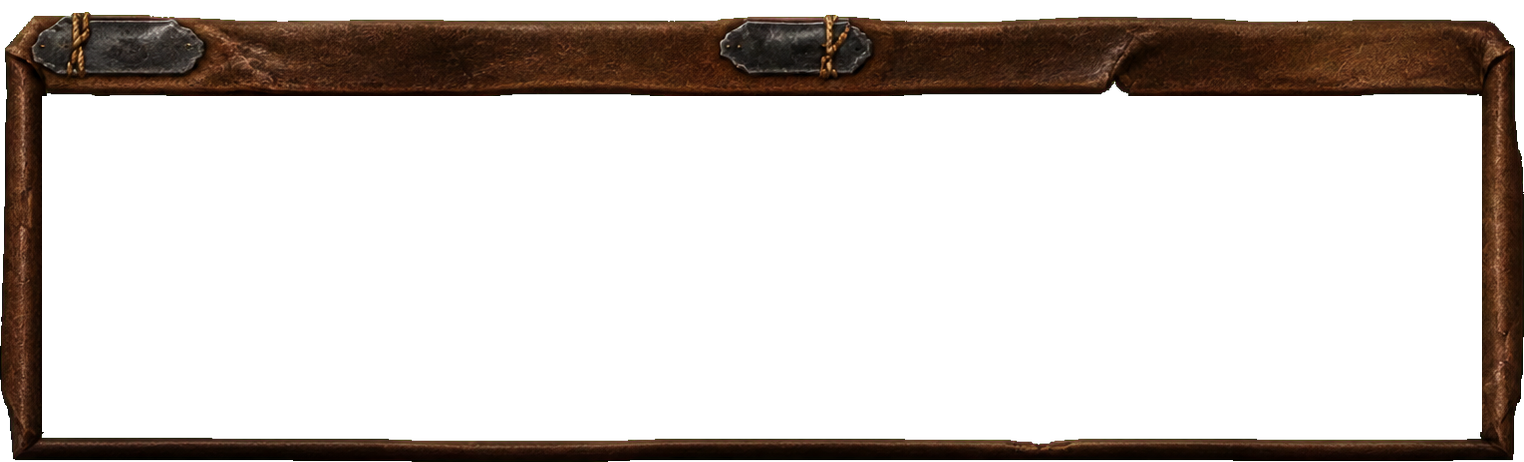
#> input picture assets/source/unitframes/player-v5/UnitFramePlayerShell_SourceV5.png, 1524 x 462 px; its folder holds 2 pictures in this run
$ python build_unitframes_player_v5_runtime.py
#> lines starting #> are read from the running program, lines starting #| are printed output that depends on the picture; after the words box and inside, x2 and y2 are one past the last pixel; in counts of white or black regions, pixels touching at a corner belong together
### tools/runtime_texture_compat.py
"""Vanilla WoW compatible containers for accepted runtime pixels."""

from __future__ import annotations

from PIL import Image


VANILLA_MAX_TEXTURE_SIZE = 1024
DEFAULT_RUNTIME_TEXEL_DENSITY = 2


def is_power_of_two(value: int) -> bool:
    return value > 0 and value & (value - 1) == 0


def next_power_of_two(value: int) -> int:
    if value <= 0:
        raise ValueError(f"texture dimension must be positive: {value}")
    return 1 << (value - 1).bit_length()


def power_of_two_size(size: tuple[int, int]) -> tuple[int, int]:
    texture_size = tuple(next_power_of_two(value) for value in size)
    if max(texture_size) > VANILLA_MAX_TEXTURE_SIZE:
        raise ValueError(
            "Turtle WoW 1.12 runtime texture exceeds 1024px: "
            f"logical={size}, texture={texture_size}"
        )
    return texture_size


# [22 lines left out: functions sampled_size, sampled_content_uv, not called in this run]


def pad_to_power_of_two(image: Image.Image) -> Image.Image:
    """Place exact logical RGBA pixels at the top-left of a transparent POT TGA."""

    logical = image.convert("RGBA")
    texture_size = power_of_two_size(logical.size)
    texture = Image.new("RGBA", texture_size, (0, 0, 0, 0))
    texture.paste(logical, (0, 0))
    return texture


def content_uv(
    logical_size: tuple[int, int],
    texture_size: tuple[int, int] | None = None,
) -> list[float]:
    texture_width, texture_height = texture_size or power_of_two_size(logical_size)
    logical_width, logical_height = logical_size
    return [
        0.0,
        logical_width / texture_width,
        0.0,
        logical_height / texture_height,
    ]

### tools/build_unitframes_player_v5_runtime.py
#!/usr/bin/env python3
"""Export the accepted Player V5 shell at two texels per UI unit."""

from __future__ import annotations

import hashlib
import json
import struct
from pathlib import Path
from typing import Any

from PIL import Image, ImageChops

from runtime_texture_compat import content_uv, pad_to_power_of_two, power_of_two_size


ROOT = Path(__file__).resolve().parents[1]
SOURCE_DIR = ROOT / "assets/source/unitframes/player-v5"
SOURCE = SOURCE_DIR / "UnitFramePlayerShell_SourceV5.png"
RUNTIME_MASTER = SOURCE_DIR / "UnitFramePlayerShell_RuntimeMasterV5.png"
SOURCE_MANIFEST = SOURCE_DIR / "UF-PLAYER-V5_SourceManifest_v1.json"
RUNTIME_MANIFEST = SOURCE_DIR / "UF-PLAYER-V5_RuntimeManifest_v1.json"
RUNTIME = (
    ROOT
    / "addon/AzerothExpeditionUI/Media/UnitFrames/UnitFramePlayerShellV5.tga"
)

SOURCE_SIZE = (1524, 462)
LOGICAL_SIZE = (254, 77)
SAMPLED_SIZE = (508, 154)
TEXTURE_SIZE = power_of_two_size(SAMPLED_SIZE)
TEXELS_PER_UI = 2
SOURCE_SAFE = (42, 96, 1482, 432)
RUNTIME_SAFE = (7, 16, 247, 72)
SAMPLED_SAFE = (14, 32, 494, 144)
SOURCE_SHA256 = "ec74c829d18553cc78ab95a4ae1a01fc392d2efc2157e42a4a5166f7f0cf903d"
RUNTIME_MASTER_SHA256 = "d449b8bd1dfef1a073ca69cecc57e2c7cb0d38e4a4fb9961bd60f8467253ecbc"
RAW_SHA256 = "5b0f588d66ba75a811dac7528b1c6064782d2c653dcc602c4f79c6ba6a0290e8"


def sha256(path: Path) -> str:
    return hashlib.sha256(path.read_bytes()).hexdigest()


def pixel_sha256(image: Image.Image) -> str:
    return hashlib.sha256(image.convert("RGBA").tobytes()).hexdigest()


def repository_path(path: Path) -> str:
    return path.resolve().relative_to(ROOT).as_posix()


def transparent_rgb_nonzero(image: Image.Image) -> int:
    return sum(
        1
        for red, green, blue, alpha in image.convert("RGBA").getdata()
        if alpha == 0 and (red or green or blue)
    )


def visible_green_pixels(image: Image.Image) -> int:
    return sum(
        1
        for red, green, blue, alpha in image.convert("RGBA").getdata()
        if alpha and red <= 32 and green >= 224 and blue <= 32
    )


def alpha_max(image: Image.Image, box: tuple[int, int, int, int]) -> int:
    return max(image.getchannel("A").crop(box).getdata(), default=0)


def metrics(image: Image.Image) -> dict[str, Any]:
    rgba = image.convert("RGBA")
    alpha = rgba.getchannel("A")
    histogram = alpha.histogram()
    return {
        "size": list(rgba.size),
        "mode": rgba.mode,
        "pixel_sha256": pixel_sha256(rgba),
        "visible_bbox_exclusive": list(alpha.getbbox() or (0, 0, 0, 0)),
        "transparent_pixels": histogram[0],
        "partially_transparent_pixels": sum(histogram[1:255]),
        "opaque_pixels": histogram[255],
        "visible_green_spill_pixels": visible_green_pixels(rgba),
        "transparent_rgb_nonzero_pixels": transparent_rgb_nonzero(rgba),
    }


def load_exact(path: Path, expected_size: tuple[int, int], expected_sha: str) -> Image.Image:
#> called with expected_size = (1524, 462)
    if sha256(path) != expected_sha:
        raise ValueError(f"accepted file SHA-256 changed: {path}")
    with Image.open(path) as opened:
#> opened is the input picture: PIL image 1524x462 RGBA; mean R, G, B, A 15.5, 9.2, 5.1, 62.4
#> call 2 of load_exact, with expected_size = (254, 77)
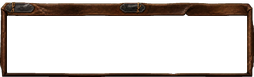
#> input picture assets/source/unitframes/player-v5/UnitFramePlayerShell_RuntimeMasterV5.png, 254 x 77 px
#> in load_exact, opened is the input picture: PIL image 254x77 RGBA; mean R, G, B, A 17.5, 10.4, 6, 62.2
        image = opened.convert("RGBA")
    if image.size != expected_size:
        raise ValueError(f"accepted file must remain {expected_size}: {path}")
    # The accepted runtime contains one pure-green edge pixel at Alpha 1 from
    # the authorized LANCZOS pass. Its exact SHA is authoritative; do not
    # silently alter it during promotion. Transparent pixels must still keep
    # zero RGB so the padded container cannot bleed colour.
    if transparent_rgb_nonzero(image):
        raise ValueError(f"accepted transparency changed: {path}")
    return image


def tga_header(path: Path) -> dict[str, Any]:
    data = path.read_bytes()
    if len(data) < 18:
        raise ValueError(f"TGA header is incomplete: {path}")
    width, height = struct.unpack("<HH", data[12:16])
    return {
        "image_type": data[2],
        "width": width,
        "height": height,
        "bits_per_pixel": data[16],
        "descriptor": data[17],
        "top_origin": bool(data[17] & 0x20),
    }


def clear_transparent_rgb(image: Image.Image) -> Image.Image:
    rgba = image.convert("RGBA")
    red, green, blue, alpha = rgba.split()
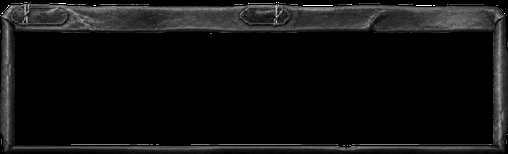
#> red: PIL image 508x154 L; min 0, max 255, mean 17
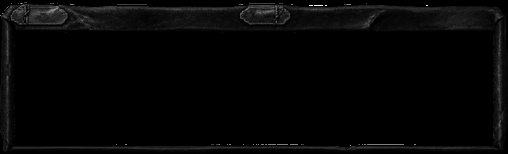
#> blue: PIL image 508x154 L; min 0, max 255, mean 5.6
    visible = alpha.point(lambda value: 255 if value else 0)
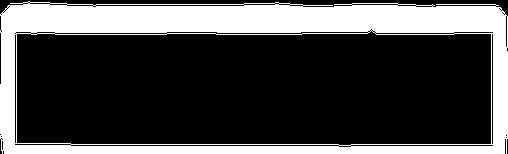
#> visible: PIL image 508x154 L; 28.8% white; 1 white region, box (x1, y1, x2, y2) and area: (0, 1, 508, 154) 22535
    zero = Image.new("L", rgba.size, 0)
#> zero: PIL image 508x154 L; every value is 0
    return Image.merge(
        "RGBA",
        (
            Image.composite(red, zero, visible),
            Image.composite(green, zero, visible),
            Image.composite(blue, zero, visible),
            alpha,
        ),
    )


def export_runtime(source: Image.Image) -> Image.Image:
    RUNTIME.parent.mkdir(parents=True, exist_ok=True)
    sampled = clear_transparent_rgb(
        source.resize(SAMPLED_SIZE, Image.Resampling.LANCZOS)
    )
    sampled.paste((0, 0, 0, 0), SAMPLED_SAFE)
    sampled = clear_transparent_rgb(sampled)
#> in clear_transparent_rgb (call 2), `visible = alpha.point(lambda value: 255 if value else 0)`: visible: PIL image 508x154 L; 27.2% white; 1 white region, box (x1, y1, x2, y2) and area: (0, 1, 508, 154) 21280
    texture = pad_to_power_of_two(sampled)
#> in pad_to_power_of_two, `texture = Image.new("RGBA", texture_size, (0, 0, 0, 0))`: texture: PIL image 512x256 RGBA; every value is 0
#> in pad_to_power_of_two, `texture.paste(logical, (0, 0))`:
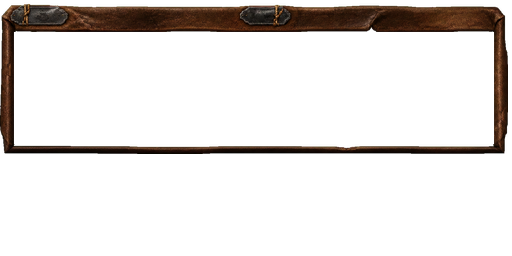
#> texture: PIL image 512x256 RGBA; mean R, G, B, A 10, 5.9, 3.3, 37.2; transparent parts drawn white
    texture.save(RUNTIME, format="TGA")
    with Image.open(RUNTIME) as opened:
        roundtrip = opened.convert("RGBA")
    if ImageChops.difference(roundtrip, texture).getbbox() is not None:
        raise ValueError("TGA roundtrip changed the padded texture")
    sampled_roundtrip = roundtrip.crop((0, 0, *SAMPLED_SIZE))
    if ImageChops.difference(sampled_roundtrip, sampled).getbbox() is not None:
        raise ValueError("TGA export changed accepted sampled pixels")
    header = tga_header(RUNTIME)
    if (
        header["image_type"] != 2
        or header["bits_per_pixel"] != 32
        or (header["width"], header["height"]) != TEXTURE_SIZE
    ):
        raise ValueError(f"invalid Turtle WoW runtime TGA: {header}")
    return sampled_roundtrip


def write_json(path: Path, payload: dict[str, Any]) -> None:
    path.parent.mkdir(parents=True, exist_ok=True)
    path.write_text(
        json.dumps(payload, ensure_ascii=False, indent=2) + "\n",
        encoding="utf-8",
    )


def main() -> int:
    source = load_exact(SOURCE, SOURCE_SIZE, SOURCE_SHA256)
    runtime_master = load_exact(
        RUNTIME_MASTER, LOGICAL_SIZE, RUNTIME_MASTER_SHA256
    )
    if alpha_max(source, SOURCE_SAFE) != 0:
        raise ValueError("accepted source dynamic hard-clear region is no longer empty")
    if alpha_max(runtime_master, (7, 16, 247, 72)) != 0:
        raise ValueError("accepted runtime dynamic hard-clear region is no longer empty")

    runtime_roundtrip = export_runtime(source)
    if alpha_max(runtime_roundtrip, SAMPLED_SAFE) != 0:
        raise ValueError("2x runtime dynamic hard-clear region is no longer empty")
    runtime_header = tga_header(RUNTIME)
#> runtime_header = {'image_type': 2, 'width': 512, 'height': 256, 'bits_per_pixel': 32, 'descriptor': 8, 'top_origin': False}

    write_json(
        SOURCE_MANIFEST,
        {
            "schema": "aeui-unitframes-player-v5-source-manifest-v1",
            "schema_version": 1,
            "module": "unitframes",
            "batch": "UF-PLAYER-SHELL-V5-A1",
            "component": "UF.PLAYER.SHELL",
            "status": "accepted-source",
            "phase": "P4",
            "accepted_on": "2026-08-17",
            "user_acceptance": {
                "statement": "接受 UF-PLAYER-SHELL-V5-A1 attempt 3 的 exact pixels；允许提升 source/runtime、导出正式媒体并接入 addon。",
                "accepts_exact_pixels": True,
                "source_promotion_authorized": True,
                "runtime_export_authorized": True,
                "addon_integration_authorized": True,
                "authorized_exception": "right dynamic hard-clear intrusion: 9 source px; Alpha-clear only",
            },
            "provenance": {
                "executor": "imagegen-0-143-0",
                "production_attempt": 3,
                "actual_imagegen_calls": 5,
                "raw_candidate_sha256": RAW_SHA256,
                "postprocess": "colour key, transparent RGB clear, bounded X/Y normalization, authorized hard-clear Alpha removal, LANCZOS runtime resize",
                "python_generated_visual_pixels": False,
            },
            "accepted_assets": {
                "source": {
                    "file": repository_path(SOURCE),
                    "sha256": sha256(SOURCE),
                    "metrics": metrics(source),
                    "dynamic_hard_clear": list(SOURCE_SAFE),
                    "dynamic_hard_clear_alpha_max": alpha_max(source, SOURCE_SAFE),
                },
                "runtime_master": {
                    "file": repository_path(RUNTIME_MASTER),
                    "sha256": sha256(RUNTIME_MASTER),
                    "metrics": metrics(runtime_master),
                    "dynamic_hard_clear": list(RUNTIME_SAFE),
                    "dynamic_hard_clear_alpha_max": alpha_max(
                        runtime_master, RUNTIME_SAFE
                    ),
                },
            },
            "geometry": {
                "provider": "pfUI.uf.player / pfPlayer",
                "provider_size": [240, 65],
                "art_box": [254, 77],
                "outsets": {"left": 7, "right": 7, "top": 6, "bottom": 6},
                "logical_art_box": list(LOGICAL_SIZE),
                "sampled_art_box": list(SAMPLED_SIZE),
                "texture_container": list(TEXTURE_SIZE),
                "texels_per_ui": TEXELS_PER_UI,
                "complete_bitmap": True,
                "canonical_size_only": True,
                "ui_scale_inherits_from_provider": True,
                "provider_geometry_changed": False,
            },
            "visual_authority": {
                "global_prompt": "docs/GLOBAL_ART_BASELINE.md",
                "module_prompt": "docs/modules/unitframes/ART_BASELINE.md",
                "submodule_prompt": "docs/modules/unitframes/SUBMODULE_ART_BASELINES.md",
                "submodule_prompt_heading": "UF.PLAYER.SHELL",
                "component_contract": "docs/modules/unitframes/SUBMODULES.md",
            },
        },
    )
#> in metrics, `alpha = rgba.getchannel("A")`:
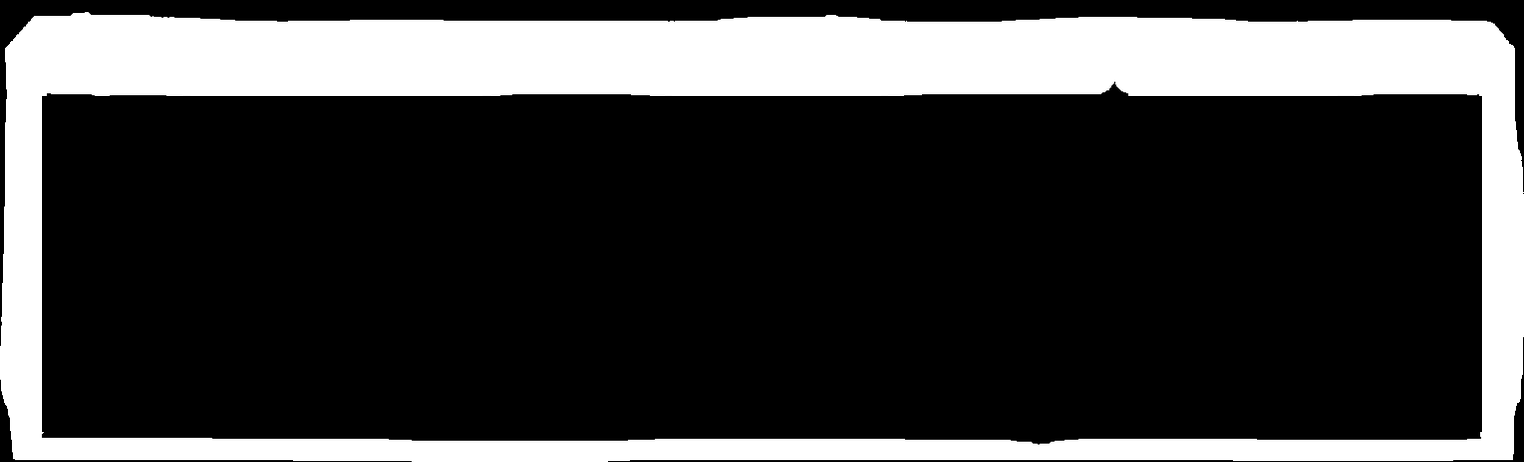
#> alpha: PIL image 1524x462 L; min 0, max 255, mean 62.4
#> in metrics, `histogram = alpha.histogram()`: histogram = 256 values, max 524260 at index 0, min 0 at index 21, mean 2750.3
#> in metrics (call 2), `alpha = rgba.getchannel("A")`:
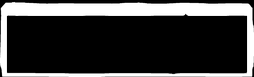
#> alpha: PIL image 254x77 L; min 0, max 255, mean 62.2
#> in metrics (call 2), `histogram = alpha.histogram()`: histogram = 256 values, max 14140 at index 0, min 0 at index 10, mean 76.4

    write_json(
        RUNTIME_MANIFEST,
        {
            "schema": "aeui-unitframes-player-v5-runtime-manifest-v1",
            "schema_version": 1,
            "module": "unitframes",
            "component": "UF.PLAYER.SHELL",
            "status": "runtime-exported-addon-integrated",
            "phase": "P5",
            "runtime_contract": "1.8",
            "source_manifest": repository_path(SOURCE_MANIFEST),
            "route": "unitframes.player-shell-v5",
            "runtime": {
                "file": repository_path(RUNTIME),
                "sha256": sha256(RUNTIME),
                "logical_size": list(LOGICAL_SIZE),
                "sampled_size": list(SAMPLED_SIZE),
                "texels_per_ui": TEXELS_PER_UI,
                "texture_size": list(TEXTURE_SIZE),
                "content_uv": content_uv(SAMPLED_SIZE, TEXTURE_SIZE),
                "tga_header": runtime_header,
                "sampled_metrics": metrics(runtime_roundtrip),
                "accepted_runtime_master_sha256": sha256(RUNTIME_MASTER),
                "historical_1x_runtime_master_retained": True,
                "source_to_sampled": [list(SOURCE_SIZE), list(SAMPLED_SIZE)],
            },
            "addon_contract": {
                "provider": "pfUI.uf.player / pfPlayer",
                "canonical_provider_size": [240, 65],
                "assembly": "one complete bitmap; no slicing or texture reconstruction",
                "ui_scale": "inherited parent scale; 508x154 samples display in the unchanged 254x77 art box",
                "size_mismatch": "restore only Player to configured pfUI chrome",
                "other_roles": "Target, TargetTarget and Focus remain paused on pfUI fallback",
                "dynamic_owner": "pfUI retains bars, text, colours, auras, icons, clicks and events",
            },
        },
    )

    print(
        json.dumps(
            {
                "source_sha256": sha256(SOURCE),
                "runtime_master_sha256": sha256(RUNTIME_MASTER),
                "runtime_tga_sha256": sha256(RUNTIME),
                "runtime_tga": repository_path(RUNTIME),
                "texture_size": list(TEXTURE_SIZE),
                "logical_geometry_unchanged": True,
                "texels_per_ui": TEXELS_PER_UI,
            },
            ensure_ascii=False,
            indent=2,
        )
    )
    return 0


if __name__ == "__main__":
    raise SystemExit(main())
#> (the program exits here)
